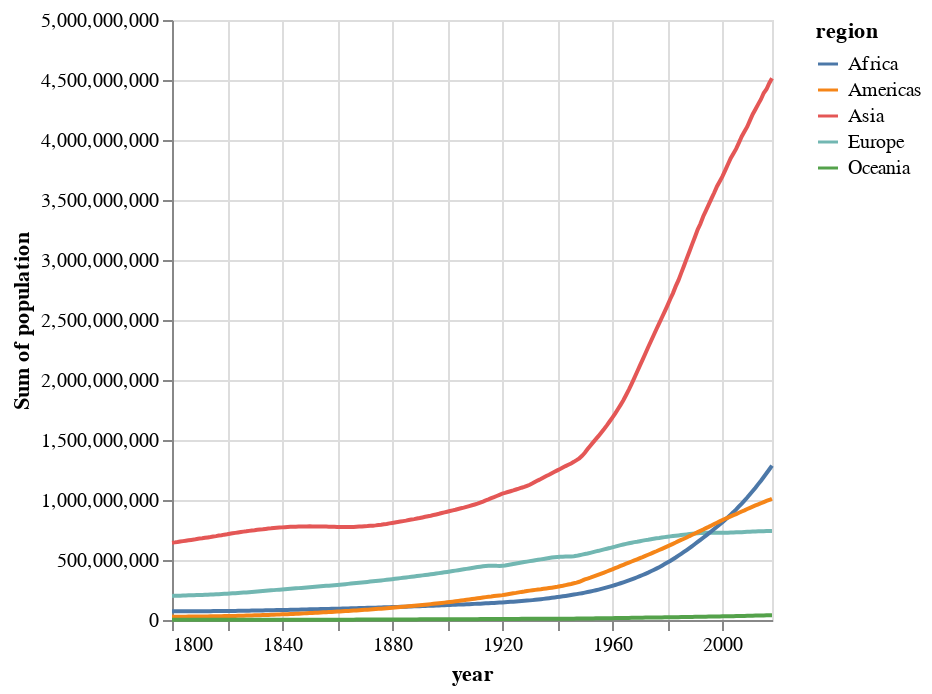

Notebook code for this chart:
### Markdown cell above
The y-axis range of this chart
is the same as the one on the previous plot,
so it is easy to see how the total world population has changed over time.
From the stacked colored regions,
we also get a rough idea of how each region has grown,
but it is hard to compare exactly,
especially for regions that are not stacked next to each other.
For example,
we can't really tell if Europe or Africa, has the largest population in the most recent year.

Altair stacks by areas by default,
which is usually what we want when creating an area chart with groups.
But if someone saw our chart without knowing this,
they might think that the areas are layered behind each other,
so that we only see the top of the blue region 
peak out behind the orange region.
Using a line chart
is the preferred choice when we want to view the exact values of each group
and don't care as much about the total of the groups added together.

### Code cell
alt.Chart(gm).mark_line().encode(
    x='year:T',
    y='sum(population)',
    color='region'
)

### Figure 1 — Vega specification as saved in the notebook (floating-point values rounded to 4 significant figures; data arrays with more than 128 entries replaced by an {"elided": "..."} marker saying what was removed)
{"$schema": "https://vega.github.io/schema/vega/v5.json", "data": [{"name": "source_0", "values": {"elided": "1095 records"}, "transform": [{"type": "formula", "expr": "toDate(datum['year'])", "as": "year"}]}, {"name": "source_0_y_domain_sum_population", "values": [{"min": 1497500, "max": 4514211000}]}, {"name": "source_0_color_domain_region", "values": [{"region": "Asia"}, {"region": "Europe"}, {"region": "Africa"}, {"region": "Americas"}, {"region": "Oceania"}]}], "marks": [{"type": "group", "name": "pathgroup", "from": {"facet": {"data": "source_0", "name": "faceted_path_main", "groupby": ["region"]}}, "encode": {"update": {"width": {"field": {"signal": null, "datum": null, "group": "width", "parent": null}}, "height": {"field": {"signal": null, "datum": null, "group": "height", "parent": null}}}}, "marks": [{"type": "line", "name": "marks", "from": {"data": "faceted_path_main"}, "sort": {"field": "x"}, "encode": {"update": {"stroke": {"field": "region", "scale": "color"}, "x": {"field": "year", "scale": "x"}, "y": {"field": "sum_population", "scale": "y"}, "defined": {"signal": "isValid(datum[\"year\"]) && isFinite(+datum[\"year\"]) && isValid(datum[\"sum_population\"]) && isFinite(+datum[\"sum_population\"])"}}}, "style": ["line"]}]}], "scales": [{"name": "x", "type": "time", "domain": {"data": "source_0", "field": "year"}, "range": [0, {"signal": "width"}]}, {"name": "y", "type": "linear", "domain": [{"signal": "(data(\"source_0_y_domain_sum_population\")[0] || {}).min"}, {"signal": "(data(\"source_0_y_domain_sum_population\")[0] || {}).max"}], "range": [{"signal": "height"}, 0], "nice": true, "zero": true}, {"name": "color", "type": "ordinal", "domain": {"data": "source_0_color_domain_region", "field": "region", "sort": true}, "range": "category"}], "axes": [{"scale": "x", "labels": false, "minExtent": 0, "maxExtent": 0, "ticks": false, "tickCount": {"signal": "ceil(width/40)"}, "domain": false, "gridScale": "y", "grid": true, "orient": "bottom", "aria": false, "zindex": 0}, {"scale": "y", "gridScale": "x", "minExtent": 0, "aria": false, "ticks": false, "zindex": 0, "domain": false, "orient": "left", "grid": true, "labels": false, "tickCount": {"signal": "ceil(height/40)"}, "maxExtent": 0}, {"scale": "x", "title": "year", "tickCount": {"signal": "ceil(width/40)"}, "labelFlush": true, "labelOverlap": true, "orient": "bottom", "grid": false, "zindex": 0}, {"scale": "y", "labelOverlap": true, "orient": "left", "zindex": 0, "grid": false, "title": "Sum of population", "tickCount": {"signal": "ceil(height/40)"}}], "padding": 5, "background": "white", "style": "cell", "legends": [{"stroke": "color", "symbolType": "stroke", "title": "region"}], "height": 300, "width": 300}
